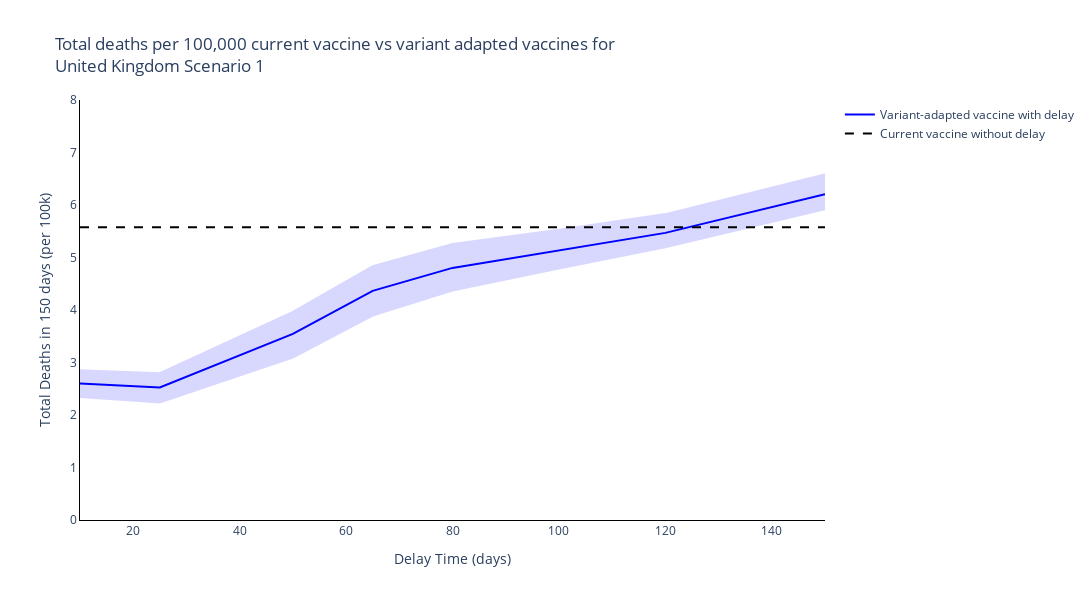
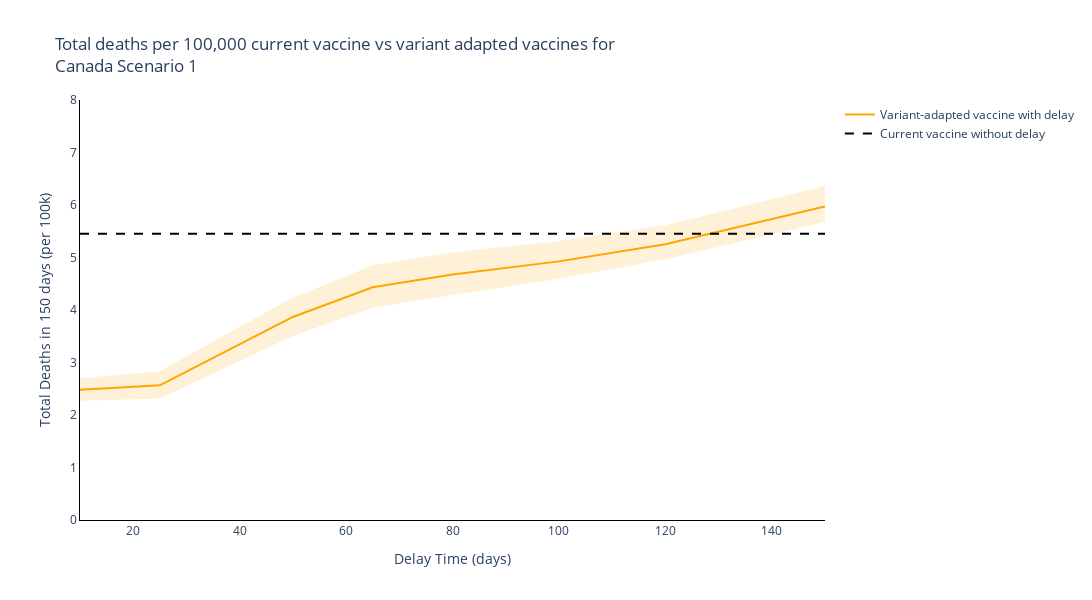
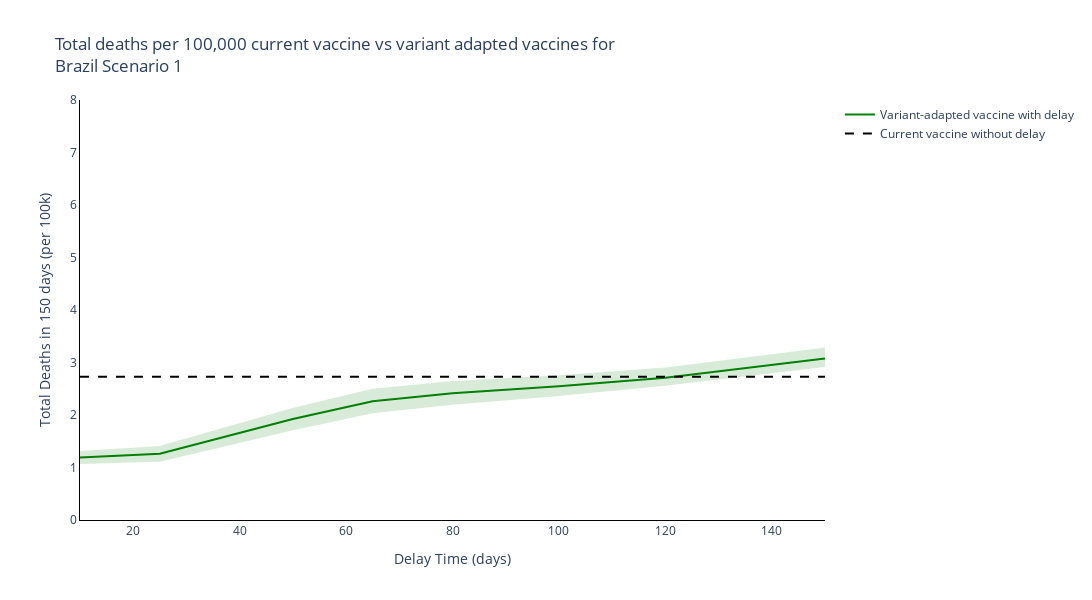
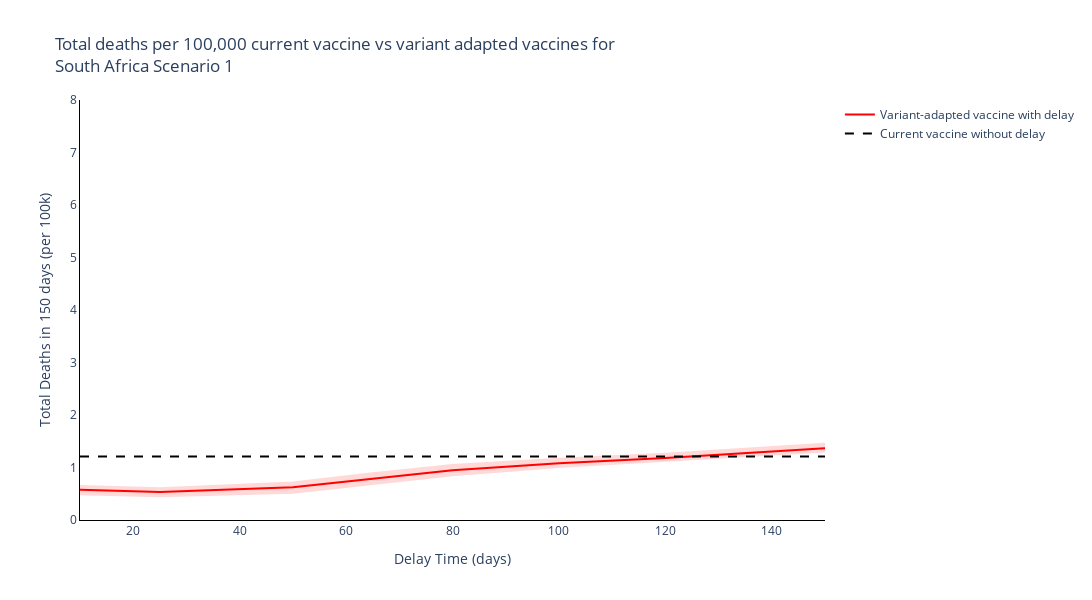

The code cell stored with these charts, in order, in its notebook:
### Markdown cell above
## Summary Figures
### Time of switch from current to variant adapted vaccines

### Code cell
new_scenario_names = ['Scenario {}'.format(s+1) for s, scenario in enumerate(scenario_names[:-1])] + [scenario_names[-1]]

# Plot for each region
for s, scenario in enumerate(new_scenario_names):
    # Plot for each boosting scenario
    for r, reg in enumerate(regions):
        fig = go.Figure()
        fig.add_trace(
            go.Scatter(
                y=[np.sum(var_adapted_delayed_total_new_deaths_mean[r][dt, s, :]) for dt, delay_time in enumerate(delay_times)],
                x=delay_times,
                mode='lines',
                name='Variant-adapted vaccine with delay',
                line=dict(
                    color=colours[r]),
            )
        )

        fig.add_trace(
            go.Scatter(
                y=[np.sum(var_adapted_delayed_total_new_deaths_upper[r][dt, s, :]) for dt, delay_time in enumerate(delay_times)] + [np.sum(var_adapted_delayed_total_new_deaths_lower[r][dt, s, :]) for dt, delay_time in enumerate(delay_times)][::-1],
                x=delay_times + delay_times[::-1],
                mode='lines',
                name='Variant-adapted vaccine with delay',
                fill='toself',
                fillcolor=colours[r],
                line_color=colours[r],
                opacity=0.15,
                showlegend=False
            )
        )

        fig.add_trace(
            go.Scatter(
                y=[np.sum(current_vacc_total_new_deaths_mean[r][s,:])] * len(delay_times),
                x=delay_times,
                mode='lines',
                name='Current vaccine without delay',
                line=dict(
                    color='black',
                    dash='dash')
            )
        )

        # Add axis labels
        fig.update_layout(
            boxmode='group',
            title='Total deaths per 100,000 current vaccine vs variant adapted vaccines for <br>{} {}'.format(reg, scenario),
            width=1100,
            height=600,
            plot_bgcolor='white',
            xaxis=dict(
                linecolor='black',
                title='Delay Time (days)'
                ),
            yaxis=dict(
                linecolor='black',
                title='Total Deaths in 150 days (per 100k)',
                range=[0, 8]),
            hovermode='x unified'
            )

        fig.write_image('images/report5_time_switch_vaccine_type/Time of switch from current to variant adapted vaccines {} {}.pdf'.format(reg, scenario))
        fig.show()

### Figure 1 — Plotly figure (JSON) as saved in the notebook; plotly's stock layout.template omitted (floating-point values rounded to 4 significant figures)
{"data": [{"line": {"color": "blue"}, "mode": "lines", "name": "Variant-adapted vaccine with delay", "type": "scatter", "x": [10, 25, 50, 65, 80, 100, 120, 150], "y": [2.598, 2.523, 3.547, 4.366, 4.802, 5.128, 5.469, 6.203]}, {"fill": "toself", "fillcolor": "blue", "line": {"color": "blue"}, "mode": "lines", "name": "Variant-adapted vaccine with delay", "opacity": 0.15, "showlegend": false, "type": "scatter", "x": [10, 25, 50, 65, 80, 100, 120, 150, 150, 120, 100, 80, 65, 50, 25, 10], "y": [2.853, 2.796, 3.966, 4.833, 5.257, 5.528, 5.827, 6.586, 5.918, 5.193, 4.789, 4.373, 3.893, 3.094, 2.238, 2.341]}, {"line": {"color": "black", "dash": "dash"}, "mode": "lines", "name": "Current vaccine without delay", "type": "scatter", "x": [10, 25, 50, 65, 80, 100, 120, 150], "y": [5.574, 5.574, 5.574, 5.574, 5.574, 5.574, 5.574, 5.574]}], "layout": {"boxmode": "group", "height": 600, "hovermode": "x unified", "plot_bgcolor": "white", "title": {"text": "Total deaths per 100,000 current vaccine vs variant adapted vaccines for <br>United Kingdom Scenario 1"}, "width": 1100, "xaxis": {"linecolor": "black", "title": {"text": "Delay Time (days)"}}, "yaxis": {"linecolor": "black", "range": [0, 8], "title": {"text": "Total Deaths in 150 days (per 100k)"}}}}

### Figure 2 — Plotly figure (JSON) as saved in the notebook; plotly's stock layout.template omitted (floating-point values rounded to 4 significant figures)
{"data": [{"line": {"color": "orange"}, "mode": "lines", "name": "Variant-adapted vaccine with delay", "type": "scatter", "x": [10, 25, 50, 65, 80, 100, 120, 150], "y": [2.481, 2.565, 3.867, 4.434, 4.675, 4.926, 5.251, 5.972]}, {"fill": "toself", "fillcolor": "orange", "line": {"color": "orange"}, "mode": "lines", "name": "Variant-adapted vaccine with delay", "opacity": 0.15, "showlegend": false, "type": "scatter", "x": [10, 25, 50, 65, 80, 100, 120, 150, 150, 120, 100, 80, 65, 50, 25, 10], "y": [2.679, 2.814, 4.216, 4.827, 5.074, 5.296, 5.593, 6.34, 5.697, 4.987, 4.612, 4.307, 4.06, 3.527, 2.333, 2.293]}, {"line": {"color": "black", "dash": "dash"}, "mode": "lines", "name": "Current vaccine without delay", "type": "scatter", "x": [10, 25, 50, 65, 80, 100, 120, 150], "y": [5.452, 5.452, 5.452, 5.452, 5.452, 5.452, 5.452, 5.452]}], "layout": {"boxmode": "group", "height": 600, "hovermode": "x unified", "plot_bgcolor": "white", "title": {"text": "Total deaths per 100,000 current vaccine vs variant adapted vaccines for <br>Canada Scenario 1"}, "width": 1100, "xaxis": {"linecolor": "black", "title": {"text": "Delay Time (days)"}}, "yaxis": {"linecolor": "black", "range": [0, 8], "title": {"text": "Total Deaths in 150 days (per 100k)"}}}}

### Figure 3 — Plotly figure (JSON) as saved in the notebook; plotly's stock layout.template omitted (floating-point values rounded to 4 significant figures)
{"data": [{"line": {"color": "green"}, "mode": "lines", "name": "Variant-adapted vaccine with delay", "type": "scatter", "x": [10, 25, 50, 65, 80, 100, 120, 150], "y": [1.189, 1.262, 1.922, 2.263, 2.413, 2.546, 2.711, 3.076]}, {"fill": "toself", "fillcolor": "green", "line": {"color": "green"}, "mode": "lines", "name": "Variant-adapted vaccine with delay", "opacity": 0.15, "showlegend": false, "type": "scatter", "x": [10, 25, 50, 65, 80, 100, 120, 150, 150, 120, 100, 80, 65, 50, 25, 10], "y": [1.293, 1.392, 2.113, 2.48, 2.628, 2.739, 2.888, 3.266, 2.935, 2.575, 2.382, 2.213, 2.05, 1.729, 1.13, 1.086]}, {"line": {"color": "black", "dash": "dash"}, "mode": "lines", "name": "Current vaccine without delay", "type": "scatter", "x": [10, 25, 50, 65, 80, 100, 120, 150], "y": [2.73, 2.73, 2.73, 2.73, 2.73, 2.73, 2.73, 2.73]}], "layout": {"boxmode": "group", "height": 600, "hovermode": "x unified", "plot_bgcolor": "white", "title": {"text": "Total deaths per 100,000 current vaccine vs variant adapted vaccines for <br>Brazil Scenario 1"}, "width": 1100, "xaxis": {"linecolor": "black", "title": {"text": "Delay Time (days)"}}, "yaxis": {"linecolor": "black", "range": [0, 8], "title": {"text": "Total Deaths in 150 days (per 100k)"}}}}

### Figure 4 — Plotly figure (JSON) as saved in the notebook; plotly's stock layout.template omitted (floating-point values rounded to 4 significant figures)
{"data": [{"line": {"color": "red"}, "mode": "lines", "name": "Variant-adapted vaccine with delay", "type": "scatter", "x": [10, 25, 50, 65, 80, 100, 120, 150], "y": [0.5759, 0.5334, 0.623, 0.7887, 0.9472, 1.081, 1.183, 1.367]}, {"fill": "toself", "fillcolor": "red", "line": {"color": "red"}, "mode": "lines", "name": "Variant-adapted vaccine with delay", "opacity": 0.15, "showlegend": false, "type": "scatter", "x": [10, 25, 50, 65, 80, 100, 120, 150, 150, 120, 100, 80, 65, 50, 25, 10], "y": [0.6495, 0.606, 0.7155, 0.8883, 1.046, 1.168, 1.261, 1.451, 1.304, 1.123, 1.007, 0.8528, 0.6843, 0.519, 0.4543, 0.4923]}, {"line": {"color": "black", "dash": "dash"}, "mode": "lines", "name": "Current vaccine without delay", "type": "scatter", "x": [10, 25, 50, 65, 80, 100, 120, 150], "y": [1.207, 1.207, 1.207, 1.207, 1.207, 1.207, 1.207, 1.207]}], "layout": {"boxmode": "group", "height": 600, "hovermode": "x unified", "plot_bgcolor": "white", "title": {"text": "Total deaths per 100,000 current vaccine vs variant adapted vaccines for <br>South Africa Scenario 1"}, "width": 1100, "xaxis": {"linecolor": "black", "title": {"text": "Delay Time (days)"}}, "yaxis": {"linecolor": "black", "range": [0, 8], "title": {"text": "Total Deaths in 150 days (per 100k)"}}}}
